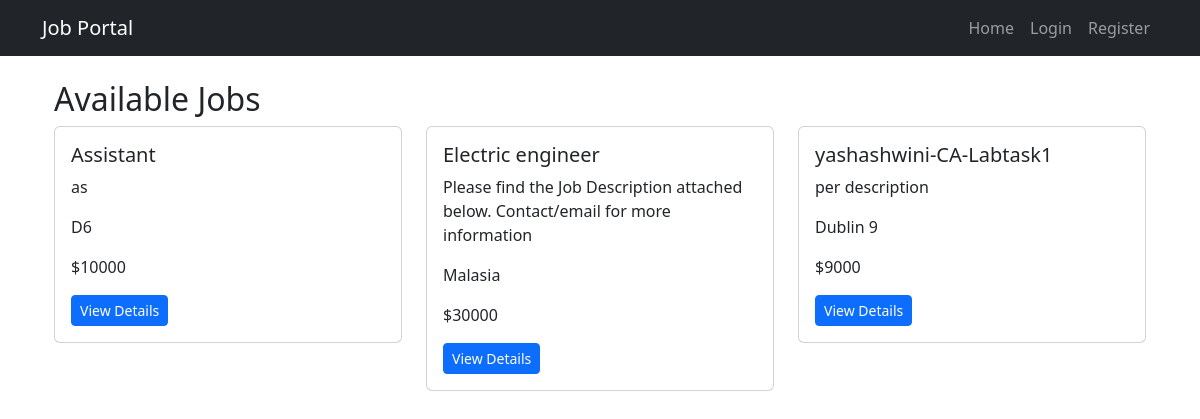
The page /jobs/ on the database as committed earlier.
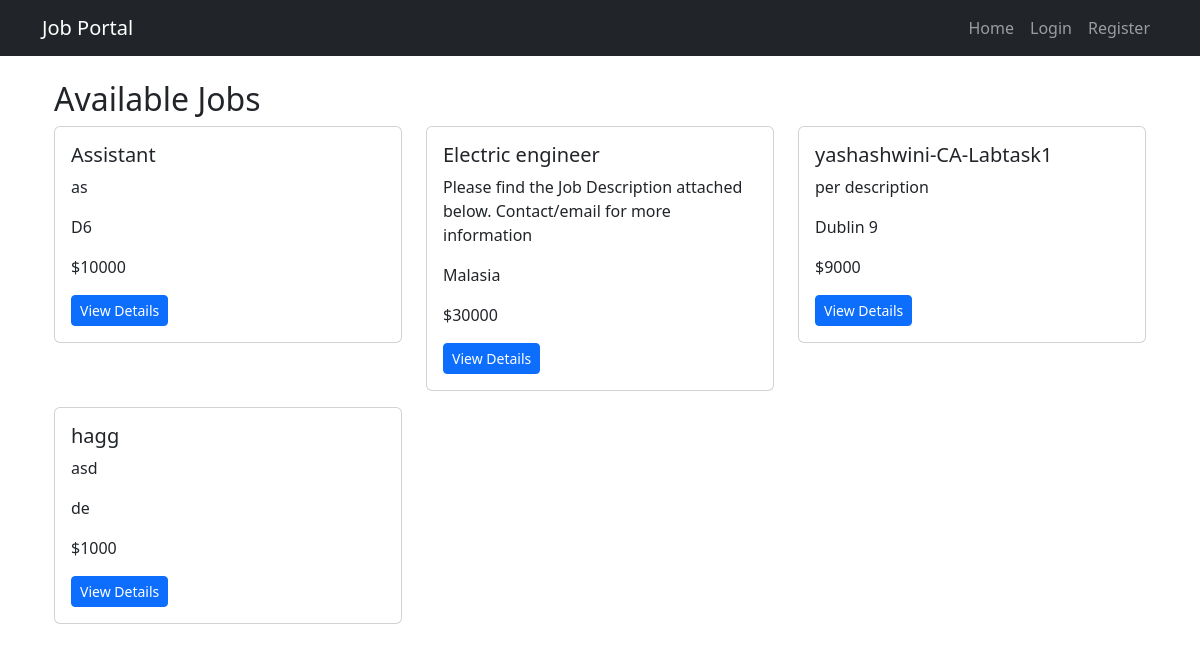
The same page on the database as committed later.
### jobs/models.py (models this page shows, shortened)
class Job(models.Model):
    title = models.CharField(max_length=200)
    description = models.TextField()
    company = models.CharField(max_length=200)
    location = models.CharField(max_length=100)
    salary = models.PositiveIntegerField()
    posted_at = models.DateTimeField(auto_now_add=True)
    employer = models.ForeignKey(User, on_delete=models.CASCADE, related_name="jobs", default=1)

### jobs/views.py (the view)
# urls.py: path("jobs/", views.job_list, name="job_list"),
def job_list(request):
    jobs = Job.objects.all()
    return render(request, "jobs/job_list.html", {"jobs": jobs})

### jobs/templates/jobs/job_list.html (shortened to what this page needs)
{% extends 'base.html' %}
{% block content %}
<div class="container">
    <h2>Available Jobs</h2>
    <div class="row">
        {% for job in jobs %}
        <div class="col-md-4">
            <div class="card mb-3">
                <div class="card-body">
                    <h5 class="card-title">{{ job.title }}</h5>
                    <p class="card-text">{{ job.description }}</p>
                    <p class="card-text">{{ job.location }}</p>
                    <p class="card-text">${{ job.salary }}</p>
                    <div class="d-flex justify-content-between align-items-center">
                        <a href="{% url 'job_detail' job.id %}" class="btn btn-primary btn-sm">View Details</a>
                    </div>
                </div>
            </div>
        </div>
        {% empty %}
        <div class="col-12">
            <p>No jobs available.</p>
        </div>
        {% endfor %}
    </div>
</div>
{% endblock %}

Rows that differ between the two databases and show on the page:
added Job: title "hagg", description "asd", location "de", salary "1000"
